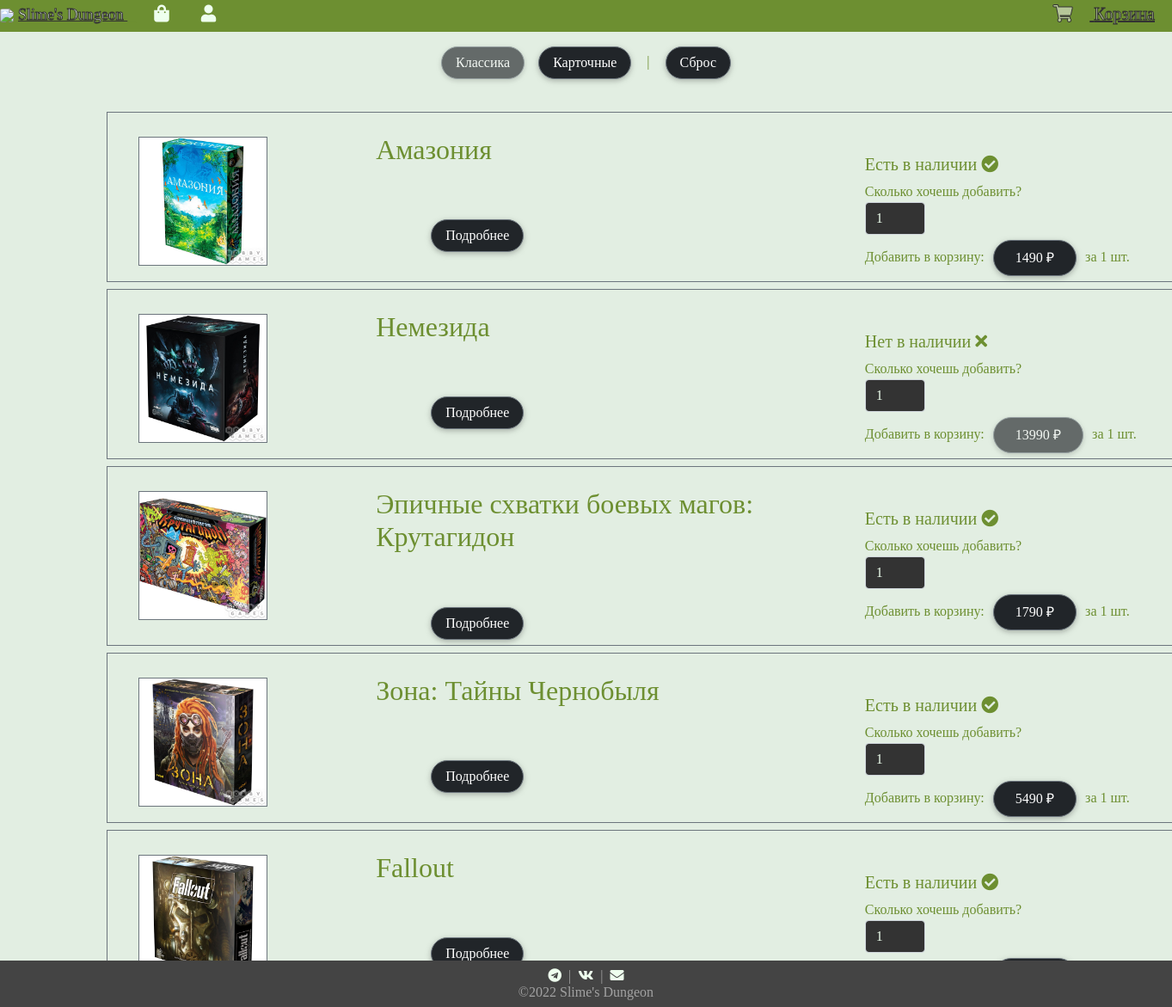
/shopclass.php, run on the app's committed database.
### tables this page shows
CREATE TABLE `product` (
  `idproduct` int(11) NOT NULL,
  `productcol` int(11) NOT NULL,
  `name` varchar(100) NOT NULL,
  `description` varchar(7000) NOT NULL,
  `price` int(11) NOT NULL,
  `image` varchar(150) NOT NULL,
  `type` varchar(45) NOT NULL
);

### shopclass.php (the view, shortened to what this page needs)
<!DOCTYPE html>
<html lang="en" xmlns="http://www.w3.org/1999/html" xmlns="http://www.w3.org/1999/html"
      xmlns="http://www.w3.org/1999/html">
<head>
    <link rel="stylesheet" href="https://cdn.jsdelivr.net/npm/bootstrap@5.0.0-beta2/dist/css/bootstrap.min.css">
    <link rel="stylesheet" href="https://use.fontawesome.com/releases/v5.1.0/css/all.css">
    <link rel="stylesheet" type="text/css" href="style.css">
</head>
<body class=" p-3 mx-auto flex-column" style="background-color: #e2eee2;">
<header>
    <div class="container">
        <nav class="colorheader , navbar, navbar-light , fixed-top , justify-content-between , snipcart-summary ">
            <h5 class="mt-1">
                <a href="index.php"><img
                            src="https://sun9-88.userapi.com/s/v1/if2/aYEp1DOJPsSBlfPo0RKyDKhcjB5ft8f73sOYtz-T-DKAoEhNLXeSk6Eh8cKritXnXSmv-gkkGuRjPVt44YyrCd3p.jpg?size=59x50&quality=96&type=album"
                            class="avatar3"></a>
                <a href="index.php" class="colortitle" style="font-size: large">Slime's Dungeon </a> _
                <a class="mx-3" href="shop.php"><i class="fa fa-shopping-bag"></i></a>
                <?php
                if (isset($_SESSION['name'])) {
                    echo'<a class="mx-3" href="profile.php"><i class="fa fa-user"> '. ($_SESSION['name']). '</i></a>';
                } else {
                    echo'<a class="mx-3" href="profile.php"><i class="fa fa-user"></i></a>';
                }
                ?>
                <a class="colortitle" style="color: rgba(255, 255, 255, .5); margin-right: 1em; float: right;"
                   href="basket.php"> <i class="fa fa-shopping-cart" style="margin-right: 1em"></i> Корзина</a>
            </h5>
        </nav>
    </div>
</header>
<form class="center1 , mt-2 , mb-2">
    <form>
        <a class="btn , btn-dark , border disabled , , border-secondary" href="shopclass.php"> Классика</a>
        <a class="btn , btn-dark , border , border-secondary" href="shopcard.php"> Карточные</a> &nbsp | &nbsp
        <a class="btn , btn-dark , border ,  border-secondary" href="shop.php"> Сброс</a>
    </form>
</form>
<br>
<div class="container" id="contik" name="contik">
    <?php
    require_once 'dbconn.php';
    $result = mysqli_query($conn, "Select * From `product` where `type`='classic'");
    $i = 0;
    $j = 0;
    while ($prod = mysqli_fetch_assoc($result)) {
        $img = $prod['image'];
        $name = $prod['name'];
        $price = $prod['price'];
        $productcol = $prod['productcol'];
        $description = $prod['description'];
        $i = $i + 1;
        $j=$j +1;
        if ($i = 1) {
            echo "<div class='row'>";
        }
        if ($i % 4) echo "<div class='row'>";
        if ($i % 2) echo "<div class='col'>";
        echo "<div class='main-block , border border-secondary border-3, mb-2' style='width: 1300px;'>";
        echo "<div class='row'>";
        echo "<div class='col'>";
        echo "<div class='image' style='margin-left: 2em'>";
        echo "&nbsp;<div class='m-1'><img style='height: 150px;' class=' border border-secondary , scale' alt='' src=" . $img . "></div>";
        echo "</div>";
        echo "</div>";
        echo "<div class='col'>";
        echo "<div class='title'>";
        echo "<br><h2 style='margin-left: -4em'  ;>" . $name . "</h2> <br><br> ";
        echo "<div class='zatemnenie' id='zatemnenie1".$j."'>
                <div id='okno'>
                    " . $description. "<br> <a href='#'  class='close , btn , btn-dark , border , border-secondary'>Закрыть окно</a>
                </div>
                </div>
                <a class='btn , btn-dark , border , border-secondary' style='margin-left: -4em' href='#zatemnenie1".$j."'>Подробнее</a>";
        echo "</div>";
        echo "</div>";
        echo "<div class='col'>";
        echo "<form action='karzina1.php' id='productform' method='post' name='productform' class='productcol'>";
        if($productcol != 0){
            echo "<div class='col'>";
            echo "<br><br><h5> Есть в наличии <i class='fa fa-check-circle' aria-hidden='true'></i></h5> ";
            echo "</div>";
            echo "<div class='price'>";
            echo "<lable>Сколько хочешь добавить? <input style='width: 70px' class='form-control' type='number' max='" . $productcol . "' min='1'  id='colp' name='colp' value='1'> </input></lable>";
            echo "Добавить в корзину: <b><input type='submit' id='prodprice' name='prodprice' class='buttonComponent , btn , btn-dark , border , border-secondary' style='padding: 10px 25px;' value='" . $price . " ₽'></input></b> за 1 шт.";
            echo "</div>";
        }else{
            echo "<div class='col'>";
            echo "<br><br><h5> Нет в наличии <i class='fa fa-times' aria-hidden='true'></i></h5> ";
            echo "</div>";
            echo "<div class='price'>";
            echo "<lable>Сколько хочешь добавить? <input style='width: 70px' class='form-control , disabled' type='number' max='" . $productcol . "' min='1'  id='colp' name='colp' value='1'> </input></lable>";
            echo "Добавить в корзину: <b><input type='submit' id='prodprice' name='prodprice' class='buttonComponent , btn , disabled , btn-dark , border , border-secondary' style='padding: 10px 25px;' value='" . $price . " ₽'></input></b> за 1 шт.";
            echo "</div>";
        }
        echo "</form>";
        echo "</div>";
        echo "</div>";
        if ($i % 2) echo "</div>";
        if ($i % 4) echo "</div>";
        if ($i = 2) echo "</div>";
    }
    echo "<br><br>";
    ?>
</div>
<footer class="mastfoot">
    <h6 class="mt-2" style="margin-top: -2em">
        <div>
            <a href="https://web.telegram.org" target="_blank"> <i class="fab fa-telegram"> </i></a>&nbsp;&nbsp;|&nbsp;
            <a href="https://vk.com" target="_blank"> <i class="fab fa-vk"> </i></a>&nbsp;&nbsp;|&nbsp;
            <a href="https://mail.google.com" target="_blank"><i class="fa fa-envelope"></i></a>
        </div>
        ©2022 Slime's Dungeon
    </h6>
</footer>
</body>
</html>

### style.css (style rules this page uses)
:root { --custom-white: #efe; --custom-bg: #333; }
.avatar3 { border-radius: 20%; height: auto; width: 35px; }
html, body { background-color: #e2eee2; color: #6d8f31; display: -ms-flexbox; display: flex; font-family: 'Press Start 2P', cursive; height: 100%; }
h1, h2, h3, h4, h5 .card-title { font-family: 'Press Start 2P', cursive; }
a, a:focus, a:hover { color: var(--custom-white); }
.form-control, .form-control:focus, .form-control:focus:active { color: var(--custom-white); background-color: var(--custom-bg); }
.colortitle { color: var(--custom-white); -webkit-text-stroke: 1px #333333; }
.colorheader { background-color: #6d8f31; }
.center1 { text-align: center }
.mastfoot { background-color: #444444; color: rgba(255, 255, 255, .5); left: 0; position: fixed; bottom: 0; width: 100%; text-align: center; }
.btn { -webkit-border-radius: 10em; -moz-border-radius: 10em; -ms-border-radius: 10em; -o-border-radius: 10em; border-radius: 10em; border: 0; color: #fff !important; margin: 6px; white-space: normal !important; word-wrap: break-word; display: inline-block; line-height: 1.25; text-align: center; vertical-align: middle; cursor: pointer; -webkit-user-select: none; -moz-user-select: none; -ms-user-select: none; user-select: none; padding: .5rem 1rem; font-size: 1rem; font-weight: 400; -webkit-box-shadow: 0 2px 5px 0 rgba(0, 0, 0, .16), 0 2px 10px 0 rgba(0, 0, 0, .12); -moz-box-shadow: 0 2px 5px 0 rgba(0, 0, 0, .16), 0 2px 10px 0 rgba(0, 0, 0, .12); box-shadow: 0 2px 5px 0 rgba(0, 0, 0, .16), 0 2px 10px 0 rgba(0, 0, 0, .12); }
.btn { -webkit-transition: box-shadow .2s ease-out; -moz-transition: box-shadow .2s ease-out; -ms-transition: box-shadow .2s ease-out; transition: box-shadow .2s ease-out; }
.scale { transition: 1s; }

### data on the page
product: image (picture), name "Амазония", prodprice "1490 ₽"
product: image (picture), name "Немезида", prodprice "13990 ₽"
product: image (picture), name "Эпичные схватки боевых магов: Крутагидон", prodprice "1790 ₽"
product: image (picture), name "Зона: Тайны Чернобыля", prodprice "5490 ₽"
product: image (picture), name "Fallout"
